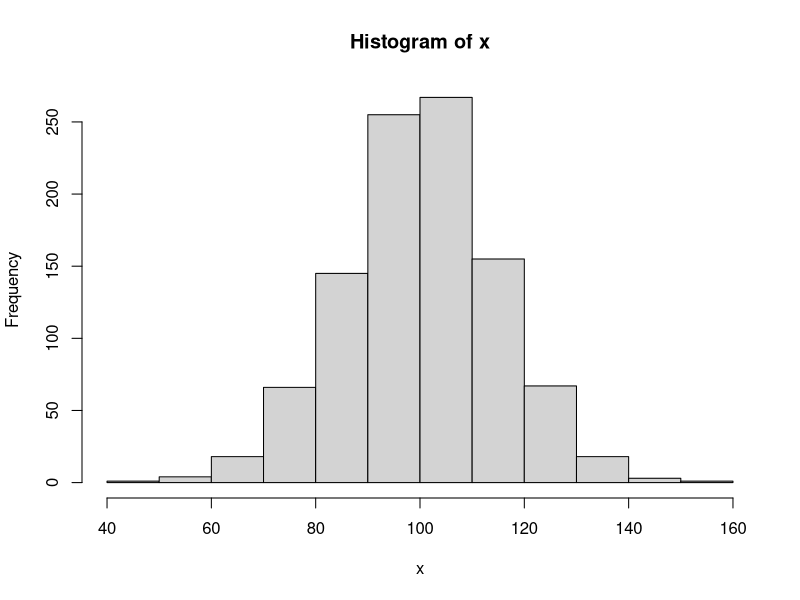
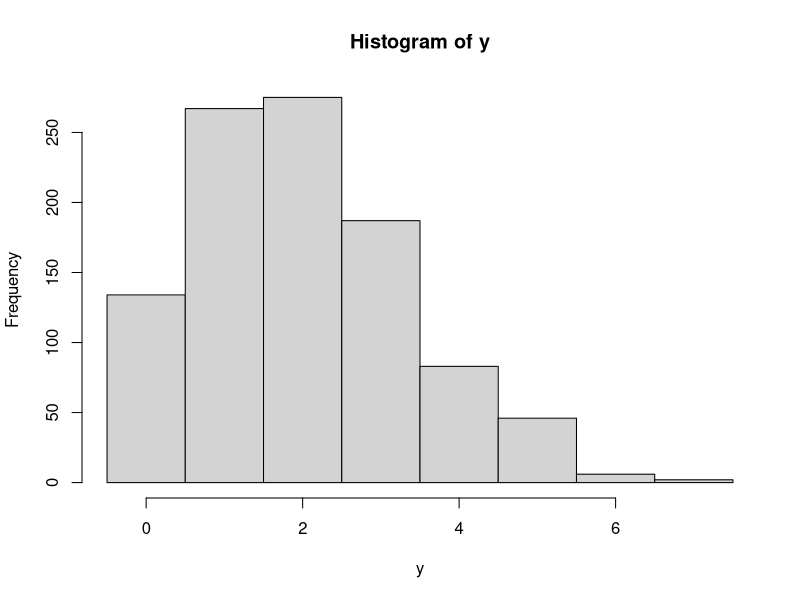

These figures' R source, in order:
## ---- chunk 1
knitr::opts_chunk$set(comment = "")
library(openssl)
## ---- chunk 2
rnd <- rand_bytes(10)
print(rnd)
## ---- chunk 3
as.numeric(rnd)
## ---- chunk 4
x <- rand_bytes(1)
as.logical(rawToBits(x))
## ---- chunk 5
rand_num(10)
## ---- chunk 6
# Secure rnorm
x <- qnorm(rand_num(1000), mean = 100, sd = 15)
hist(x)
## ---- chunk 7
# Secure rbinom
y <- qbinom(rand_num(1000), size = 20, prob = 0.1)
hist(y, breaks = -.5:(max(y)+1))
